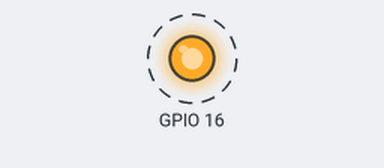
The program below on a simulated Raspberry Pi (BCM pin numbers). Parts: output pins drawn as LEDs (lit = HIGH). Dashed ring = blinking. What the program prints to the terminal is not drawn.

Above: at 0.5 s.
Timing chart, 0 to 4.6 s (numbered marks = the images above):
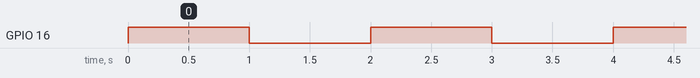

Measured:
- by itself, GPIO 16: alternates HIGH for 1.0 s and LOW for 1.0 s

The program:

fan.py
```python
import RPi.GPIO as GPIO
import time

# Set up GPIO
GPIO.setmode(GPIO.BCM)  # Use Broadcom pin numbering
GPIO.setup(16, GPIO.OUT)

try:
    while True:
        print("GPIO 16 ON")
        GPIO.output(16, GPIO.HIGH)  # Turn on GPIO 16 (LED on)
        time.sleep(1)  # Wait for 1 second

        print("GPIO 16 OFF")
        GPIO.output(16, GPIO.LOW)  # Turn off GPIO 16 (LED off)
        time.sleep(1)  # Wait for 1 second

except KeyboardInterrupt:
    pass  # Exit the loop when Ctrl+C is pressed

# Clean up GPIO
GPIO.cleanup()
```
